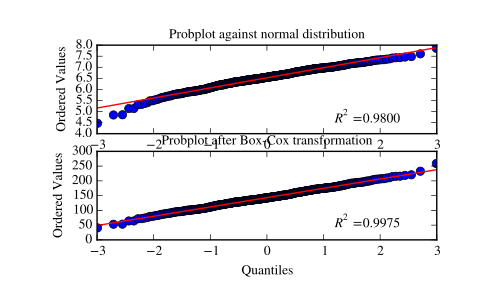

Reproduce this figure in Python.
from scipy import stats
import matplotlib.pyplot as plt

# We generate some random variates from a non-normal distribution and make a
# probability plot for it, to show it is non-normal in the tails:

fig = plt.figure()
ax1 = fig.add_subplot(211)
x = stats.loggamma.rvs(5, size=500) + 5
stats.probplot(x, dist=stats.norm, plot=ax1)
ax1.set_xlabel('')
ax1.set_title('Probplot against normal distribution')

# We now use `boxcox` to transform the data so it's closest to normal:

ax2 = fig.add_subplot(212)
xt, _ = stats.boxcox(x)
stats.probplot(xt, dist=stats.norm, plot=ax2)
ax2.set_title('Probplot after Box-Cox transformation')

plt.show()
